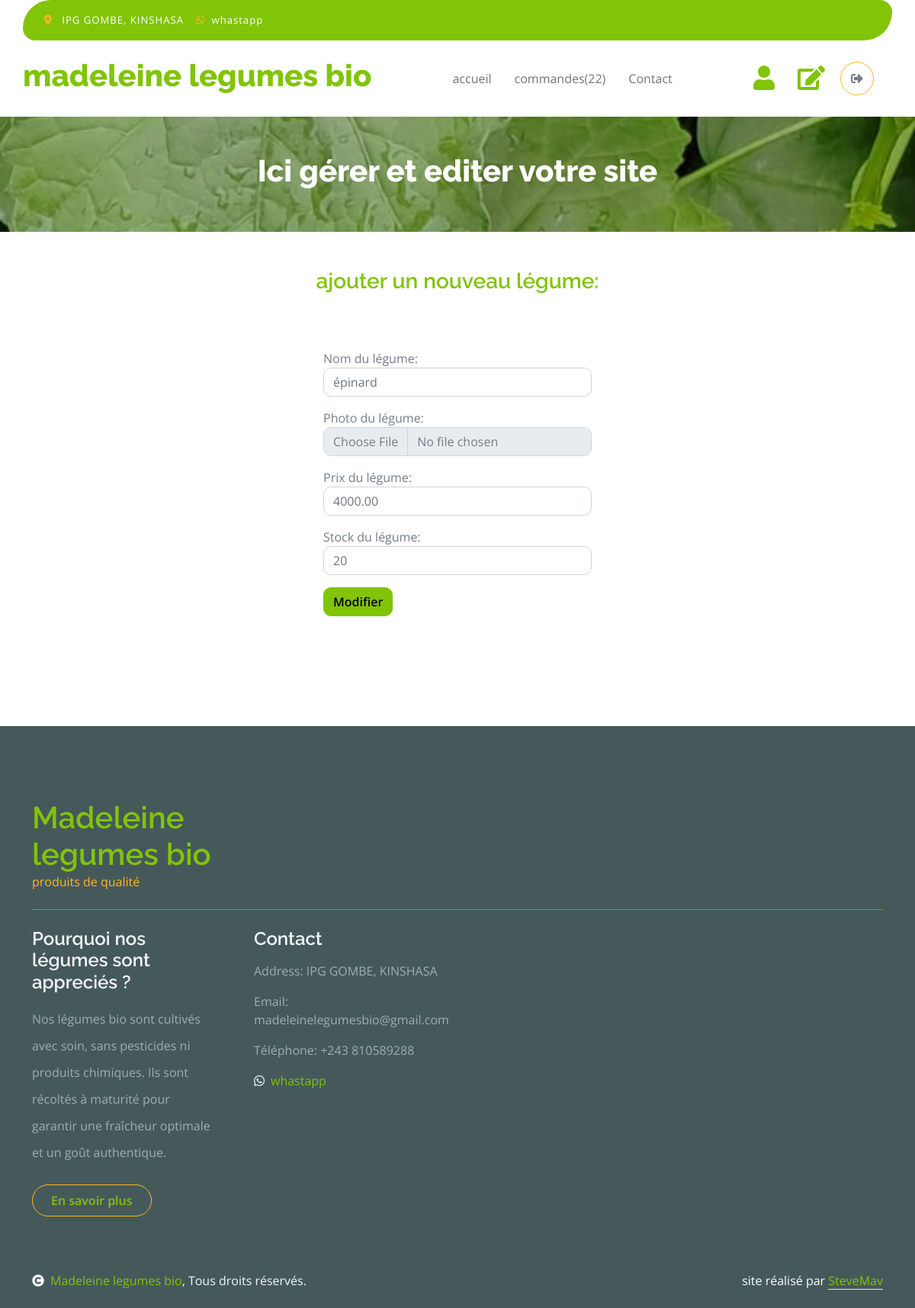
The app's page /accounts/editvegetable/1/ (signed in), older data.
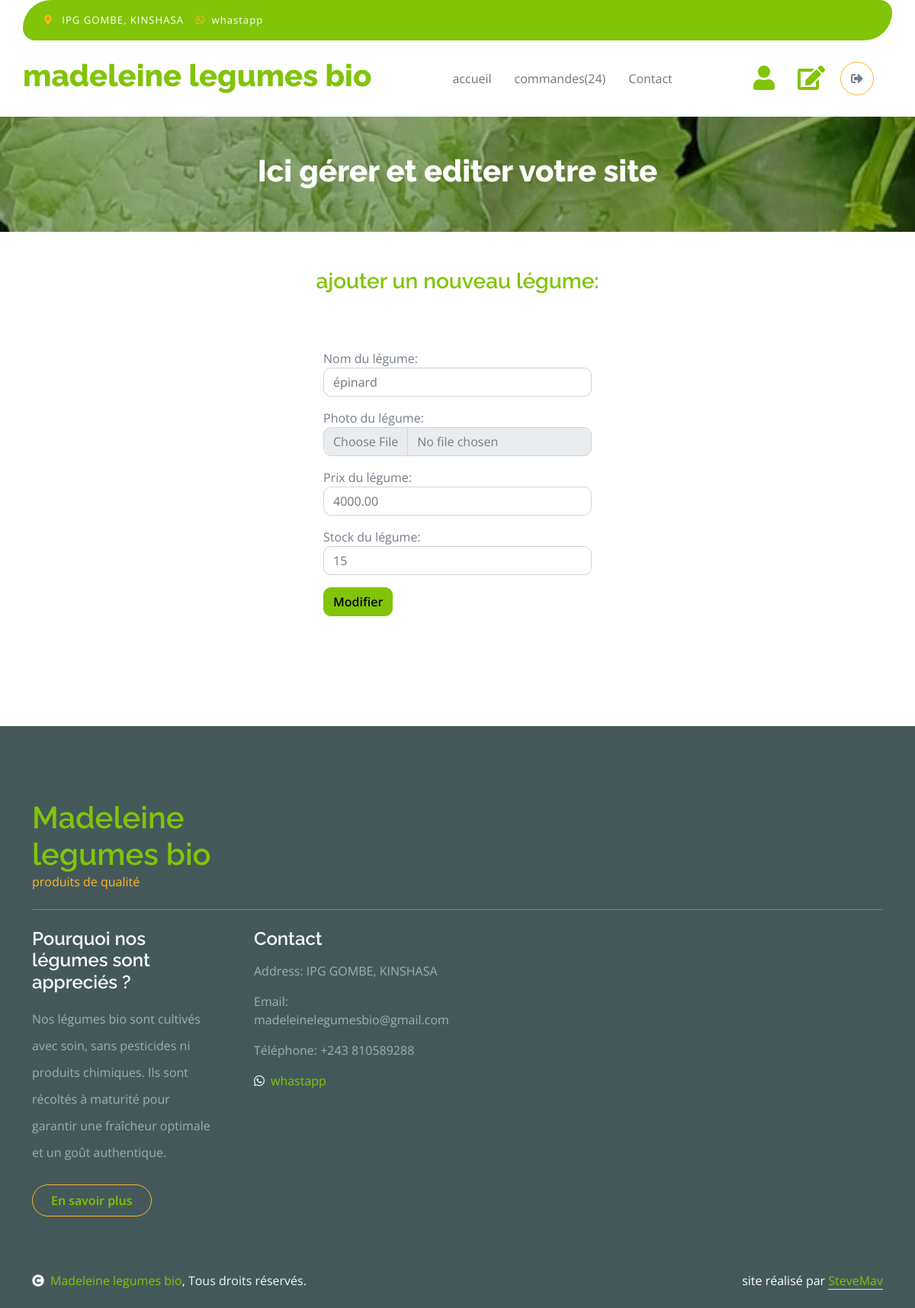
The same page, newer data.
### vegetable_shop/models.py (models this page shows, shortened)
class Vegetable(models.Model):
       name = models.CharField(max_length=100)
       description = models.TextField()
       picture = models.ImageField(upload_to='pictures', blank=True)
       price = models.DecimalField(max_digits=10, decimal_places=2)
       stock = models.IntegerField()
       date_add = models.DateTimeField(auto_now_add=True)

### accounts/views.py (the view, shortened to what this page needs)
# urls.py: path('editvegetable/<int:vegetable_id>/', views.edit_vegetable, name='edit_vegetable'),
@permission_required('vegetable_shop.change_vegetable')
def edit_vegetable(request, vegetable_id):
    vegetable = get_object_or_404(Vegetable, id=vegetable_id)
    total_commands = Command.objects.filter(statut='En cours').count()
    return render(request, 'accounts/edit_vegetable.html', {'vegetable': vegetable, 'total_commands': total_commands})

### accounts/templates/accounts/edit_vegetable.html (shortened to what the changed rows need)
{% load static %}
<!DOCTYPE html>
<html lang="en">
    <head>
        <link rel="stylesheet" href="https://use.fontawesome.com/releases/v5.15.4/css/all.css"/>
        <link href="https://cdn.jsdelivr.net/npm/bootstrap-icons@1.4.1/font/bootstrap-icons.css" rel="stylesheet">
        <link href="https://cdnjs.cloudflare.com/ajax/libs/animate.css/4.1.1/animate.min.css" rel="stylesheet">
        <link href="https://unpkg.com/aos@2.3.1/dist/aos.css" rel="stylesheet">
        <link href="{% static 'css/bootstrap.min.css' %}" rel="stylesheet">
        <link href="{% static 'css/style.css' %}" rel="stylesheet">
    </head>
    <body>
        <div class="container-fluid fixed-top">
            <div class="container px-0">
                <nav class="navbar navbar-light bg-white navbar-expand-xl">
                    <a href="/" class="navbar-brand"><h1 class="text-primary display-6 animate__animated animate__fadeInLeft">madeleine legumes bio</h1></a>
                    <div class="collapse navbar-collapse bg-white" id="navbarCollapse">
                        <div class="navbar-nav mx-auto">
                            <a href="{% url 'vegetable_shop:index' %}" class="nav-item nav-link animate__animated animate__fadeInDown">accueil</a>
                            {% if user.is_staff %}
                            <a href="{% url 'accounts:seeallcommands' %}" class="nav-item nav-link animate__animated animate__fadeInDown" style="animation-delay: 0.1s;">commandes({{total_commands}})</a>
                            {% else %}
                            <a href="{% url 'vegetable_shop:commands' %}" class="nav-item nav-link animate__animated animate__fadeInDown" style="animation-delay: 0.1s;">commandes</a>
                            {% endif %}
                            <a href="{% url 'vegetable_shop:contact' %}" class="nav-item nav-link animate__animated animate__fadeInDown" style="animation-delay: 0.2s;">Contact</a>
                        </div>
                    </div>
                </nav>
            </div>
        </div>
                <div class="container-fluid page-header py-5">
                    <h1 class="text-center text-white display-6">Ici gérer et editer votre site</h1>
                </div>
                <div class="container-fluid py-5" id="form-commands">
                    <div class="container py-5">
                        <form method="post" enctype="multipart/form-data">
                            <div class="form-group mt-3">
                                <label for="name">Nom du légume:</label>
                                <input type="text" class="form-control" id="name" name="name" placeholder="{{vegetable.name}}">
                            </div>
                            <div class="form-group mt-3">
                                <label for="price">Prix du légume:</label>
                                <input type="number" class="form-control" id="price" name="price" placeholder="{{vegetable.price}}">
                            </div>
                            <div class="form-group mt-3">
                                <label for="stock">Stock du légume:</label>
                                <input type="number" class="form-control" id="stock" name="stock" placeholder="{{vegetable.stock}}">
                            </div>
                        </form>
                    </div>
                </div>
        <div class="container-fluid bg-dark text-white-50 footer pt-5 mt-5">
            <div class="container py-5">
                <div class="pb-4 mb-4" style="border-bottom: 1px solid rgba(226, 175, 24, 0.5) ;">
                    <div class="row g-4">
                        <div class="col-lg-3">
                            <a href="#">
                                <h1 class="text-primary mb-0">Madeleine legumes bio</h1>
                            </a>
                        </div>
                    </div>
                </div>
            </div>
        </div>
</body>
</html>

Row changes from the older to the newer data that the page shows:
changed Vegetable "épinard": stock "20" → "15"
Text that changed along with them:
{{ total_commands }}: "22" → "24"
